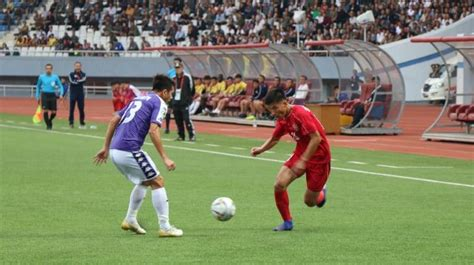
#> input picture Labwork 1/football.jpeg, 474 x 265 px
$ python 'crop tools.py'
#> lines starting #> are read from the running program, lines starting #| are printed output that depends on the picture
import cv2

image = cv2.imread("football.jpeg")
#> image is the input picture: shape (265, 474, 3); mean B, G, R 101, 130.5, 126.7


croppped = image[74:230,247:333]
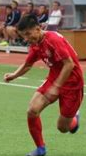
#> croppped: shape (156, 86, 3); mean B, G, R 76.4, 103.8, 129.3
cv2.imshow("cropped", croppped)
k = cv2.waitKey(0)
#> (key Esc is pressed here)
if k == ord("s"):
    cv2.imwrite("red_player_cropped.png", croppped)
